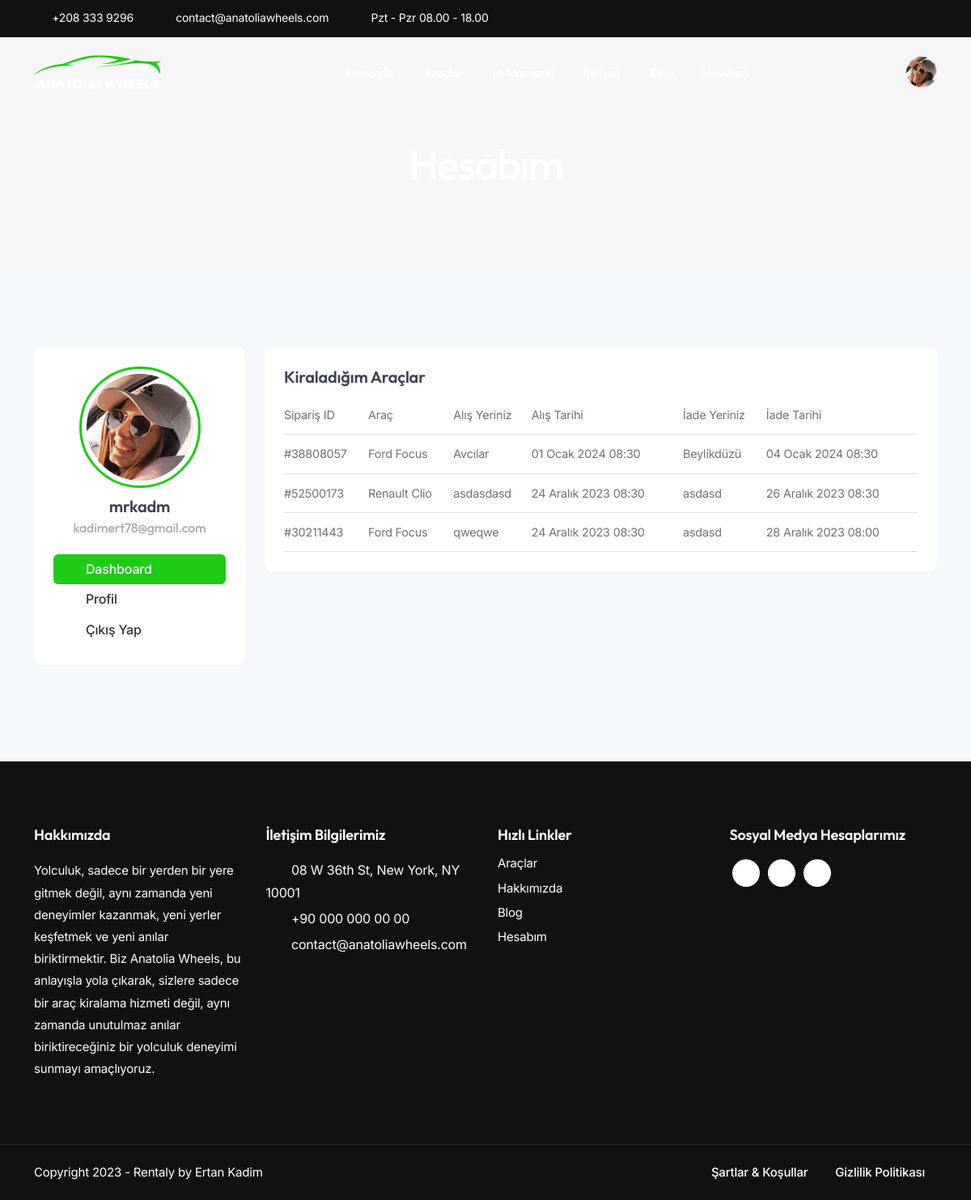
Page /account-dashboard/ (signed in) on the committed database.
### rentacar/models.py (models this page shows, shortened)
class User(AbstractUser):
    is_admin = models.BooleanField(verbose_name='Yönetici', default=False)
    is_customer = models.BooleanField(verbose_name='Müşteri', default=True)

class Booking(models.Model):
    user = models.ForeignKey(settings.AUTH_USER_MODEL, on_delete=models.CASCADE, verbose_name="Kullanıcı Adı")
    car = models.ForeignKey(Car, on_delete=models.CASCADE)
    start_date = models.DateField(blank=True, verbose_name="Alış Tarihi")
    start_time = models.TimeField(blank=True, verbose_name="Alış Saati")
    return_date = models.DateField(blank=True, verbose_name="Teslim Tarihi")
    return_time = models.TimeField(blank=True, verbose_name="Teslim Saati")
    pickup_location = models.CharField(blank=True, max_length=255, verbose_name="Alış Yeri")
    dropoff_location = models.CharField(blank=True, max_length=255, verbose_name="Teslim Yeri")
    orderid = models.CharField(max_length=9, unique=True, verbose_name="Sipariş ID")
    class Meta:
        verbose_name = "Rezervasyon"
        verbose_name_plural = "Rezervasyonlar"
        ordering = ['-id']

class Car(models.Model):
    brand = models.ForeignKey(Brand, on_delete=models.CASCADE, verbose_name="Marka")
    series = models.ForeignKey(Series, on_delete=models.CASCADE, verbose_name="Seri")
    model = models.ForeignKey(Model, on_delete=models.CASCADE, verbose_name="Model")
    year = models.PositiveIntegerField(validators=[validate_year], verbose_name="Yıl")
    is_available = models.BooleanField(default=False, verbose_name="Kiralık Mı?")
    is_damaged = models.BooleanField(default=False, verbose_name="Hasarlı Mı?")
    vehicle_type = models.ForeignKey(VehicleType, on_delete=models.SET_NULL, null=True, verbose_name="Araç Tipi")
    case_type = models.ForeignKey(CaseType, on_delete=models.SET_NULL, null=True, verbose_name="Kasa Tipi")
    km = models.PositiveBigIntegerField(
        verbose_name="Kilometre"
    )
    fuel_type = models.ForeignKey(FuelType, on_delete=models.SET_NULL, null=True, verbose_name="Yakıt Türü")
    transmission_type = models.ForeignKey(TransmissionType, on_delete=models.SET_NULL, null=True, verbose_name="Vites Türü")
    number_of_doors = models.PositiveSmallIntegerField(verbose_name="Kapı Sayısı")
    number_of_seats = models.PositiveSmallIntegerField(null=True, verbose_name="Koltuk Sayısı")
    luggage_volume = models.PositiveIntegerField(verbose_name="Bagaj Hacmi")
    color = models.CharField(max_length=50, verbose_name="Renk")
    price_per_day = models.DecimalField(
        max_digits=9,
        decimal_places=2,
        validators=[MinValueValidator(0)],
        verbose_name="Günlük Fiyat"
    )
    image1 = models.URLField(null=True, blank=True, verbose_name="1. Fotoğrak Linki")
    image2 = models.URLField(null=True, blank=True, verbose_name="2. Fotoğrak Linki")
    image3 = models.URLField(null=True, blank=True, verbose_name="3. Fotoğrak Linki")
    image4 = models.URLField(null=True, blank=True, verbose_name="4. Fotoğrak Linki")
    plate_number = models.CharField(max_length=11, unique=True, verbose_name="Plaka Numarası", null=True, blank=True)
    unique_id = models.UUIDField(default=uuid.uuid4, editable=False, unique=True)
    slug = AutoSlugField(populate_from='get_slug', unique=True, verbose_name="Slug")
    created_at = models.DateTimeField(auto_now_add=True, null=True, verbose_name="Oluşturulma Tarihi")
    updated_at = models.DateTimeField(auto_now=True, null=True, verbose_name="Güncellenme Tarihi")
    def get_slug(self):
        slug = f"{self.brand.name}-{self.series.name}-{self.model.name}-{self.year}-{self.unique_id}"
        return slug
    class Meta:
        verbose_name = "Araba"
        verbose_name_plural = "Arabalar"
        ordering = ['-id']

class Brand(models.Model):
    name = models.CharField(max_length=100, verbose_name="Marka Adı")
    def __str__(self):
        return self.name
    class Meta:
        verbose_name = "Marka"
        verbose_name_plural = "Markalar"
        ordering = ['name']

class Series(models.Model):
    brand = models.ForeignKey(Brand, on_delete=models.CASCADE, related_name='series')
    name = models.CharField(max_length=100, verbose_name="Seri Adı")
    def __str__(self):
        return self.name
    class Meta:
        verbose_name = "Seri"
        verbose_name_plural = "Seriler"
        ordering = ['name']

### rentacar/views.py (the view)
# urls.py: path('account-dashboard/', views.account_dashboard, name='account_dashboard'),
@login_required
def account_dashboard(request):
    title = 'Hesabım'
    bookings = Booking.objects.filter(user=request.user)  # Kullanıcının rezervasyonlarını çek
    return render(request, 'pages/account_dashboard.html', {
        'title': title,
        'bookings': bookings,
    })

### templates/pages/account_dashboard.html (shortened to what this page needs)
{% extends 'base.html' %}
{% load static %}
{% load tz %}
{% block content %}
<div class="no-bottom no-top zebra" id="content">
    <section id="subheader" class="jarallax text-light">
        <div class="center-y relative text-center">
            <div class="container">
                <div class="row">
                    <div class="col-md-12 text-center">
                        <h1>Hesabım</h1>
                    </div>
                </div>
            </div>
        </div>
    </section>
    <section id="section-cars" class="bg-gray-100">
        <div class="container">
            <div class="row">
                <div class="col-lg-3 mb30">
                    <div class="card p-4 rounded-5">
                        <div class="profile_avatar">
                            <div class="profile_img">
                                <img src="{% static 'images/profile/1.jpg' %}" alt="">
                            </div>
                            <div class="profile_name">
                                <h4>
                                  {{ user.get_full_name|default:user.username }}
                                  <span class="profile_username text-gray">{{ user.email }}</span>
                                </h4>
                            </div>
                        </div>
                        <div class="spacer-20"></div>
                        <ul class="menu-col">
                            <li><a href="{% url 'account_dashboard' %}" class="active"><i class="fa fa-home"></i>Dashboard</a></li>
                            <li><a href="{% url 'account_profile' %}"><i class="fa fa-user"></i>Profil</a></li>
                            <li><a href="{% url 'user_logout' %}"><i class="fa fa-sign-out"></i>Çıkış Yap</a></li>
                        </ul>
                    </div>
                </div>
                <div class="col-lg-9">
                  <div class="card p-4 rounded-5 mb25">
                      <h4>Kiraladığım Araçlar</h4>
                      <table class="table de-table">
                          <thead>
                              <tr>
                                  <th scope="col">Sipariş ID</th>
                                  <th scope="col">Araç</th>
                                  <th scope="col">Alış Yeriniz</th>
                                  <th scope="col">Alış Tarihi</th>
                                  <th scope="col">İade Yeriniz</th>
                                  <th scope="col">İade Tarihi</th>
                              </tr>
                          </thead>
                          <tbody>
                              {% for booking in bookings %}
                              <tr>
                                  <td>{{ booking.orderid }}</td>
                                  <td>{{ booking.car.brand }} {{ booking.car.series }}</td>
                                  <td>{{ booking.pickup_location }}</td>
                                  <td>{{ booking.start_date }} {{ booking.start_time }}</td>
                                  <td>{{ booking.dropoff_location }}</td>
                                  <td>{{ booking.return_date }} {{ booking.return_time }}</td>
                              </tr>
                              {% empty %}
                              <tr>
                                  <td colspan="6">Henüz kiralık bir aracınız yok.</td>
                              </tr>
                              {% endfor %}
                          </tbody>
                      </table>
                  </div>
              </div>
            </div>
        </div>
    </section>
</div>
{% endblock %}

### static/css/colors/scheme-01.css (style rules this page uses)
:root { --primary-color: #1ECB15; --primary-color-rgb: 120, 202, 92; --secondary-color: #179510; --secondary-color-rgb: 23, 149, 16; }

### rows in the picture
User: get_full_name "mrkadm", email "kadimert78@gmail.com"
Booking: orderid "#38808057", car.brand "Ford", car.series "Focus", pickup_location "Avcılar", start_date "01 Ocak 2024", start_time "08:30", dropoff_location "Beylikdüzü", return_date "04 Ocak 2024", return_time "08:30"
Booking: orderid "#52500173", car.brand "Renault", car.series "Clio", pickup_location "asdasdasd", start_date "24 Aralık 2023", start_time "08:30", dropoff_location "asdasd", return_date "26 Aralık 2023", return_time "08:30"
Booking: orderid "#30211443", car.brand "Ford", car.series "Focus", pickup_location "qweqwe", start_date "24 Aralık 2023", start_time "08:30", dropoff_location "asdasd", return_date "28 Aralık 2023", return_time "08:00"
